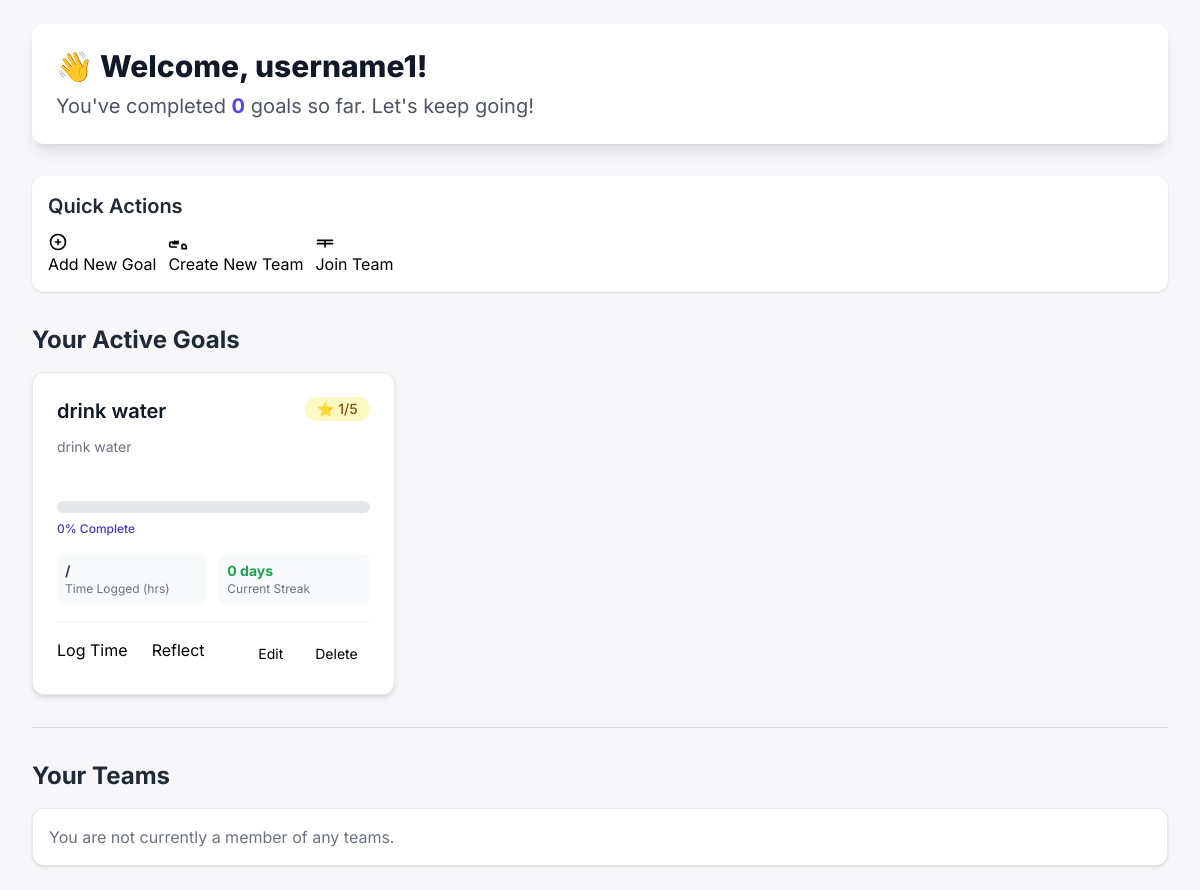
Page /dashboard/ (signed in) on the earlier database version.
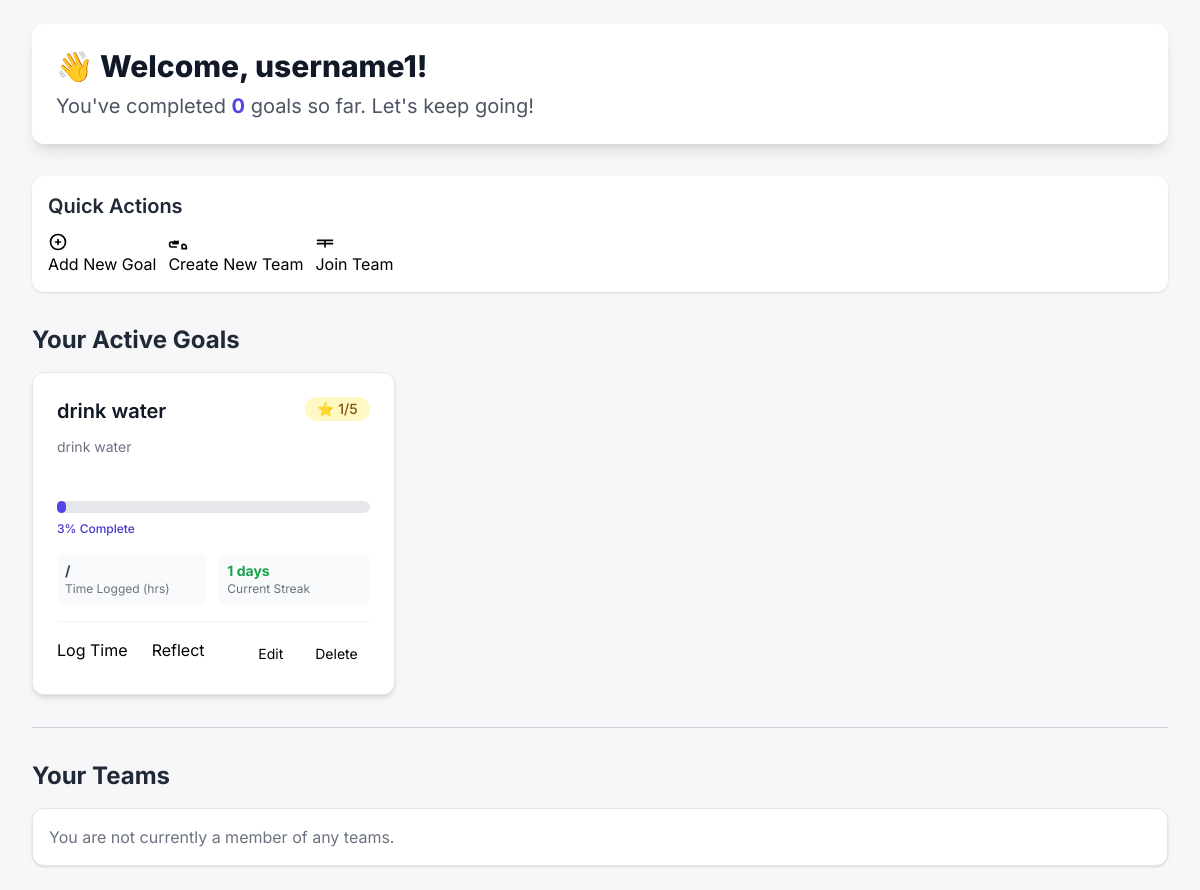
Same page on the later database version.
### users/models.py (models this page shows, shortened)
class CustomUser(AbstractUser):
    class Role(models.TextChoices):
        USER = 'USER', 'User'
        ADMIN = 'ADMIN', 'Admin'
    role = models.CharField(max_length=50, choices=Role.choices, default=Role.USER)
    email = models.EmailField(unique=True)
    created_at = models.DateTimeField(auto_now_add=True)

### dashboard/models.py (models this page shows, shortened)
class Goal(models.Model):
    user = models.ForeignKey(
        settings.AUTH_USER_MODEL,
        on_delete=models.CASCADE,
        related_name='goals'
    )
    title = models.CharField(max_length=255)
    description = models.TextField(blank=True, null=True)
    start_date = models.DateField()
    end_date = models.DateField(blank=True, null=True)
    target_time = models.DurationField(
        help_text="Target time to spend (e.g., '10:00:00' for 10 hours)"
    )
    real_time = models.DurationField(
        default=timedelta(seconds=0),
        help_text="Actual time spent so far"
    )
    completed = models.BooleanField(default=False)
    created_at = models.DateTimeField(auto_now_add=True)
    updated_at = models.DateTimeField(null=True)
    days_of_the_week = models.CharField(max_length=7, blank=True)
    importance_level = models.PositiveSmallIntegerField(
        default=1,
        validators = [MinValueValidator(1), MaxValueValidator(5)])

### dashboard/views.py (the view)
# urls.py: path('', views.dashboard_view, name='dashboard_view'),
@login_required
def dashboard_view(request):
    user_goals = Goal.objects.filter(user=request.user).order_by('-created_at')
    goals_with_progress = []
    completed_goals_count = 0
    today = date.today()
    for goal in user_goals:
        target_time_minutes = goal.target_time.total_seconds() / 60 if goal.target_time else 0
        real_time_minutes = goal.real_time.total_seconds() / 60 if goal.real_time else 0
        if target_time_minutes > 0:
            progress_percentage = min(100, int((real_time_minutes / target_time_minutes) * 100))
        else:
            progress_percentage = 0
        if goal.completed:
            completed_goals_count += 1
        current_streak = 0
        goal_log_dates = TimeLog.objects.filter(
            goal=goal
        ).dates('log_date', 'day') # Returns a QuerySet of datetime.date objects
        logged_dates_set = set(goal_log_dates)
        check_date = today
        if today not in logged_dates_set:
            check_date = today - timedelta(days=1)
        while check_date in logged_dates_set:
            current_streak += 1
            check_date -= timedelta(days=1)
        goals_with_progress.append({
            'goal': goal,
            'progress_percentage': progress_percentage,
            'current_streak': current_streak,
        })
    user_teams = request.user.teammember_set.all()
    context = {
        'goals_with_progress': goals_with_progress,
        'completed_goals_count': completed_goals_count,
        'user_teams': user_teams,
    }
    return render(request, 'dashboard/dashboard.html', context)

### templates/dashboard/dashboard.html (shortened to what this page needs)
{% extends "base.html" %}
{% block content %}
<div class="max-w-7xl mx-auto py-6 sm:px-6 lg:px-8">
    <div class="dashboard-header mb-8 p-6 bg-white rounded-xl shadow-lg">
        <h2 class="text-3xl font-extrabold text-gray-900">👋 Welcome, {{ user.username }}!</h2>
        <p class="mt-2 text-xl text-gray-600">You've completed <span class="font-bold text-indigo-600">{{ completed_goals_count }}</span> goals so far. Let's keep going!</p>
    </div>
    <div class="actions-section mb-8 p-4 bg-white rounded-xl shadow">
        <h3 class="text-xl font-semibold mb-3 text-gray-800">Quick Actions</h3>
        <div class="flex flex-wrap gap-3">
            <a href="{% url 'dashboard:goal_create' %}" class="button button-primary">
                <svg class="w-5 h-5 mr-2" fill="none" stroke="currentColor" viewBox="0 0 24 24" xmlns="http://www.w3.org/2000/svg"><path stroke-linecap="round" stroke-linejoin="round" stroke-width="2" d="M12 9v3m0 0v3m0-3h3m-3 0H9m12 0a9 9 0 11-18 0 9 9 0 0118 0z"></path></svg>
                Add New Goal
            </a>
            <a href="{% url 'teams:team_create' %}" class="button button-secondary">
                Create New Team
            </a>
            <a href="{% url 'teams:team_list' %}" class="button button-secondary">
                <svg class="w-5 h-5 mr-2" fill="none" stroke="currentColor" viewBox="0 0 24 24" xmlns="http://www.w3.org/2000/svg"><path stroke-linecap="round" stroke-linejoin="round" stroke-width="2" d="M3 10h18M3 14h18m-9-4v8"></path></svg>
                Join Team
            </a>
        </div>
    </div>
    <div class="active-goals-section mb-8">
        <h3 class="text-2xl font-bold mb-4 text-gray-800">Your Active Goals</h3>
        {% if goals_with_progress %}
            <div class="grid grid-cols-1 md:grid-cols-2 lg:grid-cols-3 gap-6">
                {% for item in goals_with_progress %}
                <div class="goal-card bg-white p-6 rounded-xl border border-gray-200 shadow-md">
                    <div class="flex justify-between items-start mb-3">
                        <h4 class="text-xl font-semibold text-gray-900">{{ item.goal.title }}</h4>
                        <span class="inline-flex items-center px-3 py-0.5 rounded-full text-sm font-medium bg-yellow-100 text-yellow-800">
                            ⭐ {{ item.goal.importance_level }}/5
                        </span>
                    </div>
                    <p class="text-sm text-gray-500 mb-4 h-12 overflow-hidden">{{ item.goal.description|truncatechars:80 }}</p>
                    <div class="progress-bar-container w-full bg-gray-200 rounded-full h-3 mb-2">
                        <div class="progress-bar h-3 rounded-full bg-indigo-600" style="width: {{ item.progress_percentage }}%;"></div>
                    </div>
                    <p class="text-xs font-medium text-indigo-700 mb-4">{{ item.progress_percentage }}% Complete</p>
                    <div class="grid grid-cols-2 gap-3 mb-4 text-sm text-gray-700">
                        <div class="p-2 bg-gray-50 rounded-lg">
                            <span class="block font-bold">{{ item.goal.real_time|floatformat:1 }} / {{ item.goal.target_time|floatformat:1 }}</span>
                            <span class="block text-xs text-gray-500">Time Logged (hrs)</span>
                        </div>
                        <div class="p-2 bg-gray-50 rounded-lg">
                            <span class="block font-bold text-green-600">{{ item.current_streak }} days</span>
                            <span class="block text-xs text-gray-500">Current Streak</span>
                        </div>
                    </div>
                    <div class="flex flex-wrap gap-2 pt-4 border-t border-gray-100">
                        <a href="{% url 'dashboard:time_log' goal_id=item.goal.id %}" class="button button-log flex-1">Log Time</a>
                        <a href="javascript:void(0)" class="button button-reflect flex-1" data-goal-id="{{ item.goal.id }}">
                            Reflect
                        </a>
                        <a href="{% url 'dashboard:goal_edit' goal_id=item.goal.id %}"
                        class="button button-secondary px-3 py-1.5 text-sm">
                            Edit
                        </a>
                        <a href="{% url 'dashboard:goal_delete' goal_id=item.goal.id %}"
                        class="button button-danger px-3 py-1.5 text-sm"
                        onclick="return confirm('Are you sure you want to delete {{ item.goal.title }}? This action cannot be undone.')">
                            Delete
                        </a>
                    </div>
                </div>
                {% endfor %}
            </div>
        {% else %}
            <div class="p-8 text-center bg-white rounded-xl shadow border border-gray-200">
                <p class="text-lg text-gray-500">You currently have no active goals.</p>
                <a href="{% url 'dashboard:goal_create' %}" class="mt-4 button button-primary">Start Your First Goal!</a>
            </div>
        {% endif %}
    </div>
    <hr class="my-8 border-gray-300">
    <div class="teams-section">
        <h3 class="text-2xl font-bold mb-4 text-gray-800">Your Teams</h3>
        {% if user_teams %}
            <ul class="space-y-3 p-4 bg-white rounded-xl shadow border border-gray-200">
            {% for membership in user_teams %}
                <li class="flex justify-between items-center border-b pb-3 last:border-b-0">
                    <a href="{% url 'teams:team_dashboard' team_id=membership.team.id %}" class="text-lg font-medium text-indigo-600 hover:text-indigo-800">
                        {{ membership.team.team_name }}
                    </a>
                    <span class="px-3 py-1 text-xs font-semibold rounded-full bg-gray-100 text-gray-700">
                        Role: {{ membership.get_role_display }}
                    </span>
                </li>
            {% endfor %}
            </ul>
        {% else %}
            <div class="p-4 bg-white rounded-xl shadow border border-gray-200">
                <p class="text-gray-500">You are not currently a member of any teams.</p>
            </div>
        {% endif %}
    </div>
</div>
{% endblock %}

### templates/base.html (shortened to what this page needs)
<!DOCTYPE html>
<html lang="en">
<head>
    <script src="https://cdn.tailwindcss.com"></script>
</head>
<body>
    {% block content %}
    {% endblock %}
</body>
</html>

### templates/dashboard/dashboard.html (style rules this page uses)
body { font-family: 'Inter', sans-serif; background-color: #f7f7f9; }
.goal-card, .teams-section { transition: transform 0.2s, box-shadow 0.2s; }

Differences in the rows shown:
changed Goal "drink water": progress_percentage "0" → "3"; current_streak "0" → "1"
